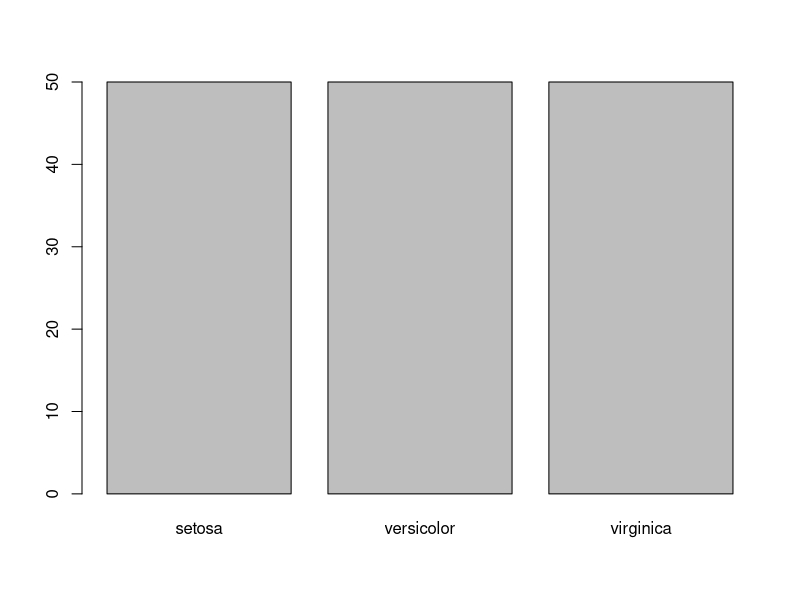
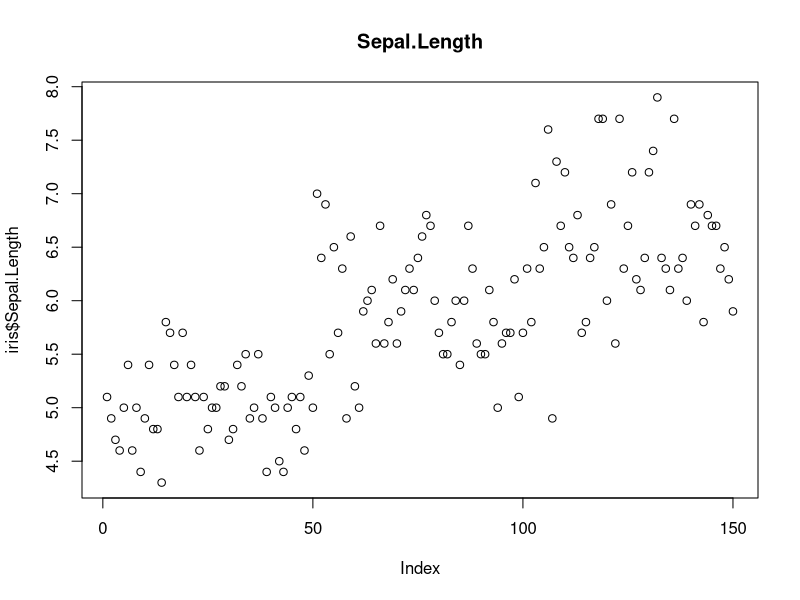
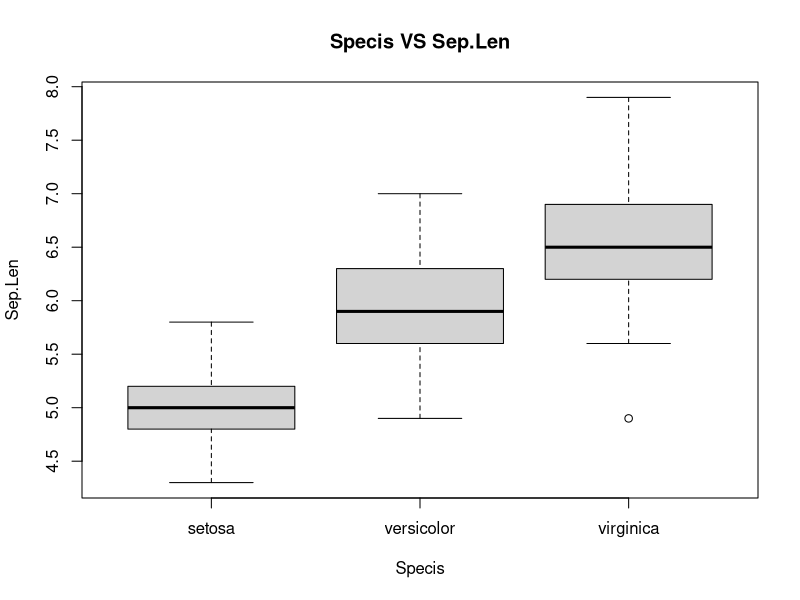
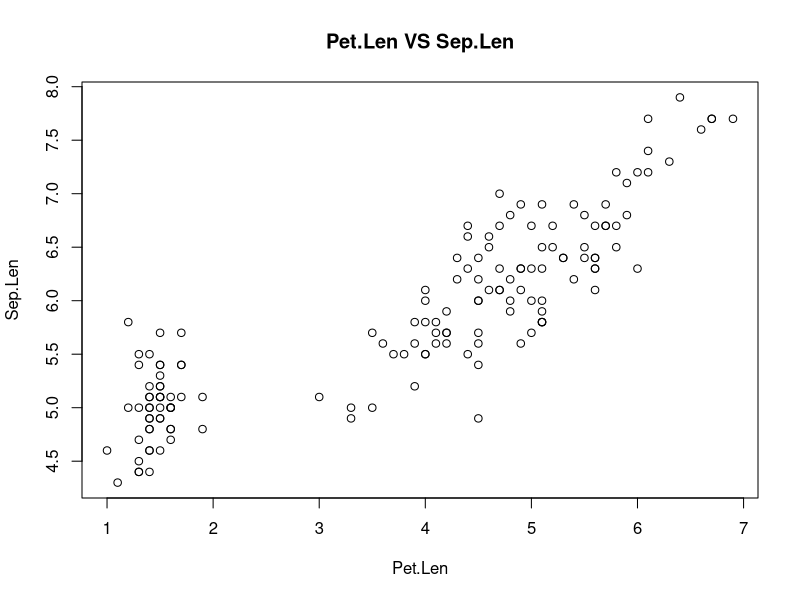
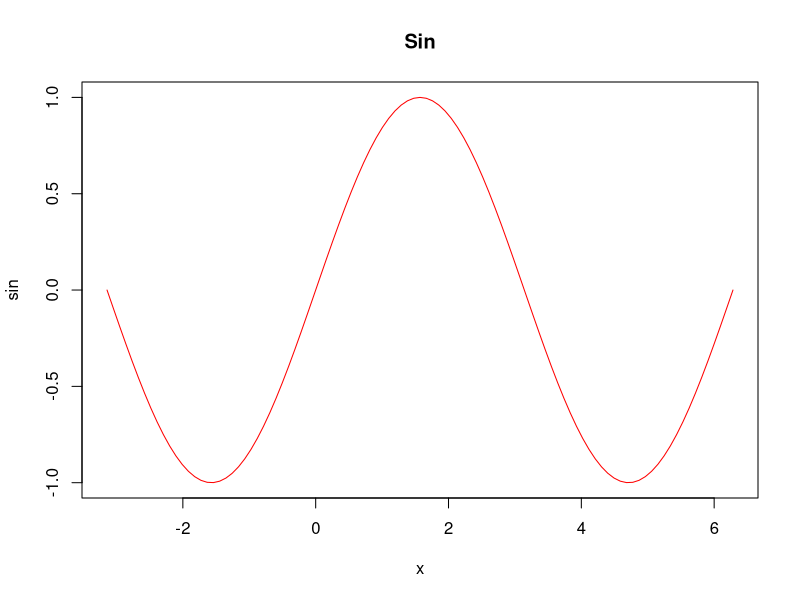
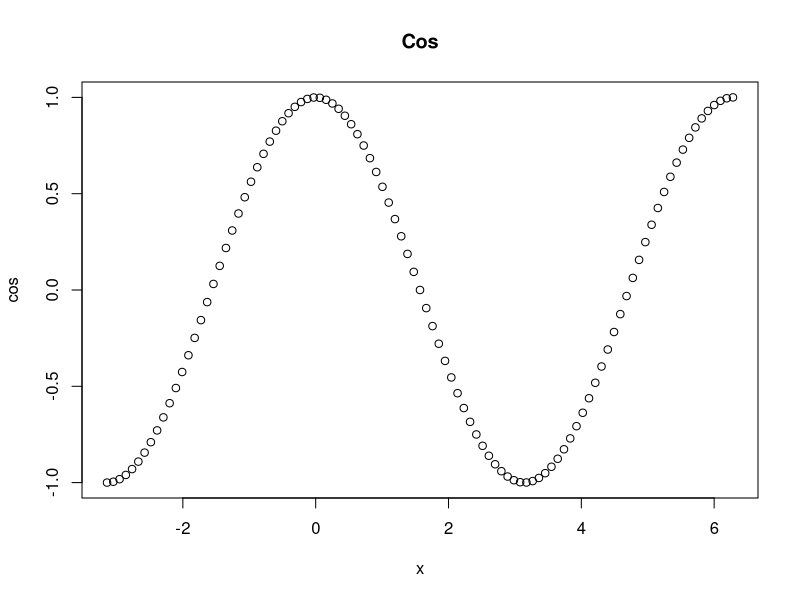
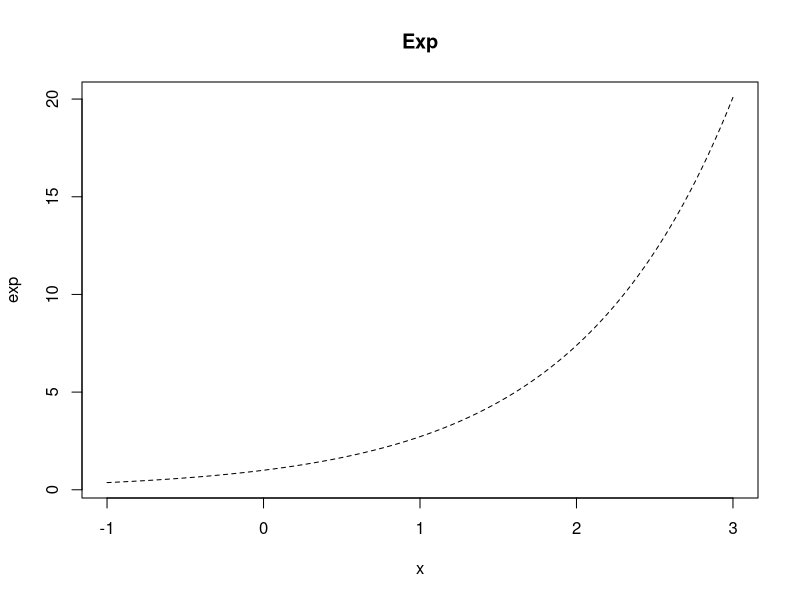
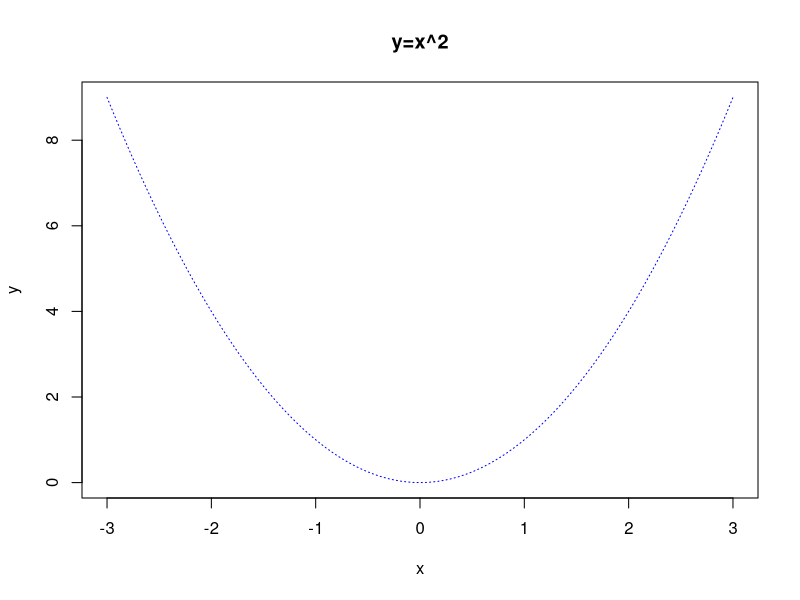

Write R code to recreate these figures, in order.
## Import library ggplot2
library(ggplot2)

head(iris)

#Plot1
plot(iris$Species)
#Plot2
plot(iris$Sepal.Length, main = 'Sepal.Length')
#Plot3
plot(iris$Species, iris$Sepal.Length, main = 'Specis VS Sep.Len', xlab = 'Specis', ylab = 'Sep.Len')
#Plot4
plot(iris$Petal.Length, iris$Sepal.Length, main = 'Pet.Len VS Sep.Len', xlab = 'Pet.Len', ylab = 'Sep.Len')

#Plot function
#Sine
plot(sin, -pi, 2*pi, main = "Sin", col = 'red')
#Cosine
plot(cos, -pi, 2*pi, main = "Cos", type = "p")
#Exponential
plot(exp, -1, 3, main = "Exp", lty = 2)
#Custom
curve = function(x){x^2}
plot(curve, -3, 3, main = "y=x^2",ylab = 'y', col = 'blue', lty = 3)

#Ploting two graph
plot(sin, -pi, 2*pi, main = "Sin VS Cos", ylab = "", type = "o")
par(new = TRUE)
plot(cos, -pi, 2*pi, ylab = "", lty = 4)
legend(4, 0.5, c("Sin", "Cos"), lty = c(1,3))
par(new = FALSE)

#Subplot
par(mfrow = c(2,2))
boxplot(iris$Sepal.Length)  #plot1
hist(iris$Sepal.Width)      #plot2
wid_mean = aggregate(Sepal.Width~Species,data = iris, mean)
barplot(Sepal.Width~Species, data = wid_mean) #plot3
pie(wid_mean$Sepal.Width,wid_mean$Species, radius = 2) #plot4
par(mfrow = c(1,1))


